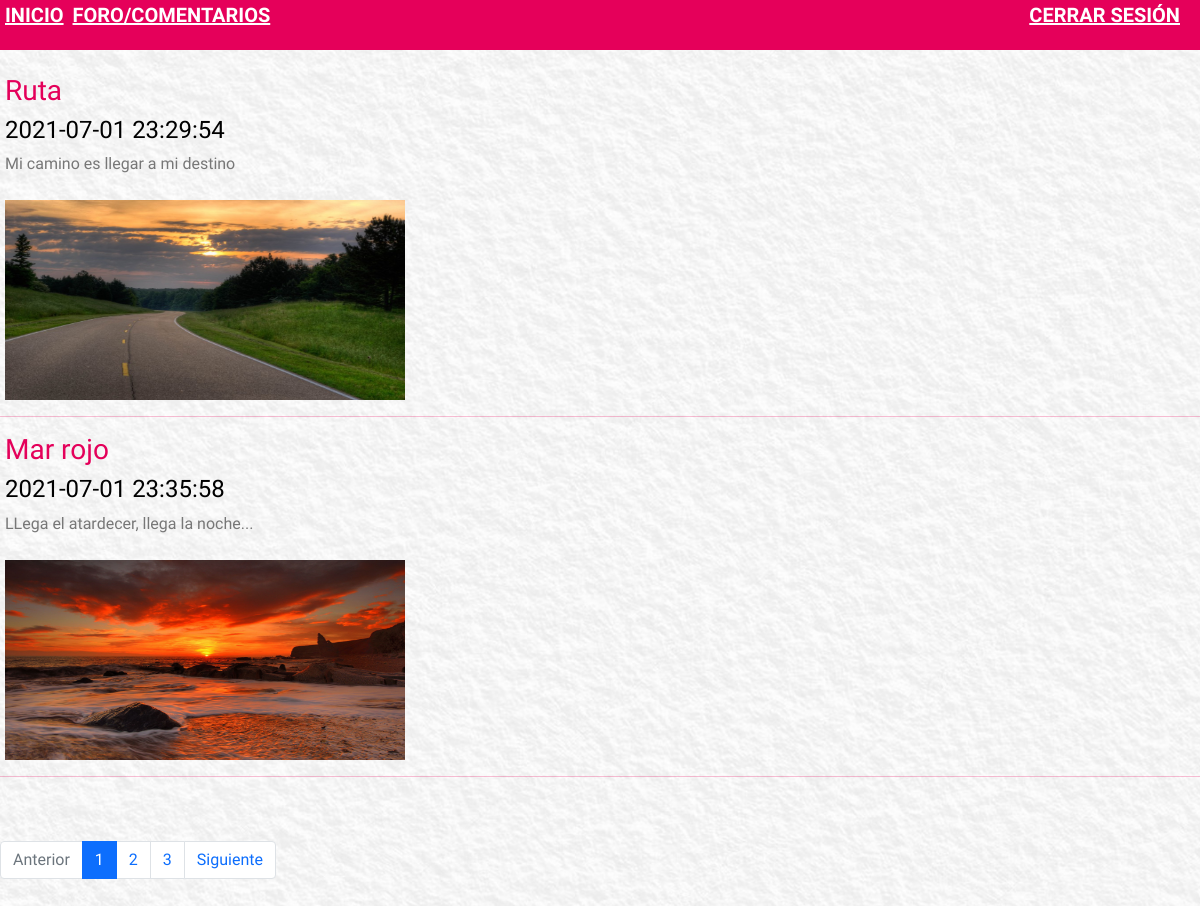
/usuario/blog.php?pagina=1, run on the app's committed database.
### tables this page shows
CREATE TABLE `contenido` (
  `id` int(11) NOT NULL,
  `titulo` varchar(50) NOT NULL,
  `fecha` datetime NOT NULL DEFAULT current_timestamp(),
  `comentarios` text NOT NULL,
  `imagen` varchar(100) NOT NULL
);

### usuario/blog.php (the view, shortened to what this page needs)
<?php
include_once '../DB/BaseDatos.php';
$sql = 'SELECT * FROM contenido ORDER BY fecha ASC';
$sentencia = $conexion->prepare($sql);
$sentencia->execute();
$resultado = $sentencia->fetchAll();
$contenido_x_pagina = 2;
$total_contenido_db = $sentencia->rowCount();
$paginas = $total_contenido_db/2;
$paginas = ceil($paginas);
 ?>
<!DOCTYPE html>
<html lang="es">
<head>
	<link rel="stylesheet" href="../css/blogCSS/estilos.css">
	<link href="https://cdn.jsdelivr.net/npm/bootstrap@5.0.2/dist/css/bootstrap.min.css" rel="stylesheet">
</head>
<body id="fondoBlog">
	<header id="encabezado">
		<a class="nuevoPost" href="../index.php"><b>INICIO</b></a>
		<a class="nuevoPost" href="foro.php"><b>FORO/COMENTARIOS</b></a>
		<a class="cerrar-sesion" href="../logout.php"><b>CERRAR SESIÓN</b></a>
	</header>
	<br>
	<?php
		$iniciar = ($_GET['pagina']-1)*$contenido_x_pagina;
		$sql = 'SELECT * FROM contenido LIMIT :iniciar,:ncontenido';
		$sentencia = $conexion->prepare($sql);
		$sentencia->bindParam(':iniciar', $iniciar, PDO::PARAM_INT);
		$sentencia->bindParam(':ncontenido', $contenido_x_pagina, PDO::PARAM_INT);
		$sentencia->execute();
		$tabla = $sentencia->fetchAll();
		foreach($tabla as $contenido){
			echo "<div class='post'> <h3>" . $contenido['titulo'] . "</h3>";
			echo "<h4>" . $contenido['fecha'] . "</h4>";
			echo "<div id='comentarios'style='width:400px'>";
			echo $contenido['comentarios'] . "</div><br>";
			if($contenido['imagen']!=""){
					echo "<img src='../img/post/";
					echo $contenido['imagen'] . "' width='400px' height='200px'/>";
				}
			echo "</div> <hr/>";
		}
	?>
	<br><br>
	<nav aria-label="Page navigation example">
		<ul class="pagination">
			<li class="page-item <?php echo $_GET['pagina']<=1? 'disabled':'' ?>"><a class="page-link" href="blog.php?pagina=<?php echo $_GET['pagina']-1 ?>">Anterior</a></li>
			<?php for ($i=0; $i < $paginas; $i++): ?>
			<li class="page-item <?php echo $_GET['pagina']==$i+1 ? 'active' : '' ?>"><a class="page-link" href="blog.php?pagina=<?php echo $i+1 ?>"><?php echo $i+1 ?></a></li>
			    <?php endfor ?>
			 <li class="page-item <?php echo $_GET['pagina']>=$paginas? 'disabled':'' ?>"><a class="page-link" href="blog.php?pagina=<?php echo $_GET['pagina']+1 ?>">Siguiente</a></li>
		</ul>
	</nav>
	<br>
</body>
</html>

### css/blogCSS/estilos.css (style rules this page uses)
#fondoBlog { background-image: url("../../img/fondos/fondo.jpg"); background-repeat: no-repeat; background-size: cover; color: #e5005a; font-family: 'Benne', serif; }
.post { margin-left: 5px; }
h3 { color: #e4005a; }
h4 { color: black; }
hr { width: 100%; }
#encabezado { background-color: #e5005a; height: 50px; width: 100%; }
a { color: #e5005a; }
.nuevoPost { color: white; margin-left: 5px; font-size: 20px; }
.cerrar-sesion { color: white; float: right; margin-right: 20px; font-size: 20px; }
#comentarios { color: #777777; }

### data on the page
contenido: titulo "Ruta", fecha "2021-07-01 23:29:54", comentarios "Mi camino es llegar a mi destino", imagen (picture)
contenido: titulo "Mar rojo", fecha "2021-07-01 23:35:58", comentarios "LLega el atardecer, llega la noche...", imagen (picture)
